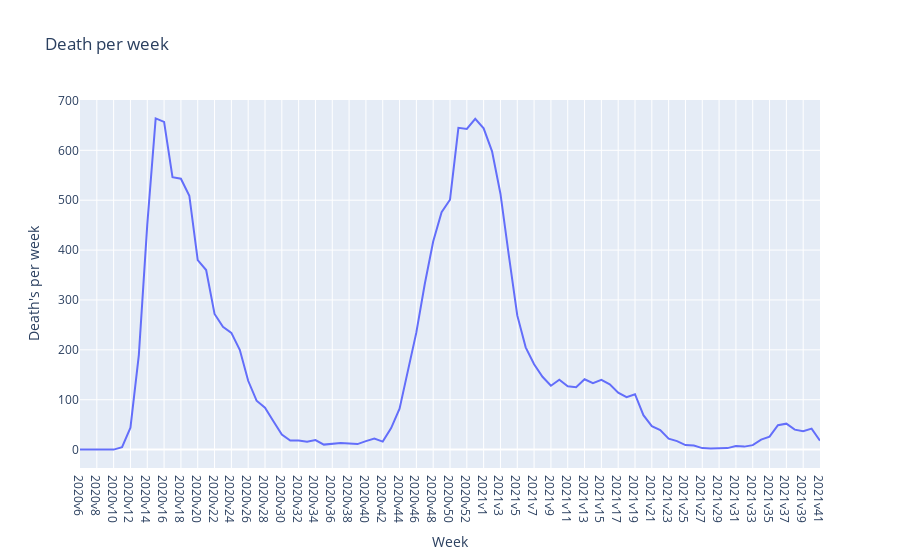

Notebook code cell kept with this figure:
### Code cell
## Plots the number of deaths against the number of deaths in plotyly express
fig = px.line(covid19_cases, x="Vecka", y="Antal_avlidna_vecka", title="Death per week",
        labels={"Vecka": "Week", "Antal_avlidna_vecka": "Death's per week"})
fig.update_layout(hovermode="x")
fig.update_xaxes(
    showspikes=True,
    spikedash="solid"
)
fig.show()
fig.write_html("visualizations/DeathPerWeek.html")

### Figure 1 — Plotly figure (JSON) as saved in the notebook; plotly's stock layout.template omitted (floating-point values rounded to 4 significant figures)
{"data": [{"hovertemplate": "Week=%{x}<br>Death's per week=%{y}<extra></extra>", "legendgroup": "", "line": {"color": "#636efa", "dash": "solid"}, "marker": {"symbol": "circle"}, "mode": "lines", "name": "", "orientation": "v", "showlegend": false, "type": "scatter", "x": ["2020v6", "2020v7", "2020v8", "2020v9", "2020v10", "2020v11", "2020v12", "2020v13", "2020v14", "2020v15", "2020v16", "2020v17", "2020v18", "2020v19", "2020v20", "2020v21", "2020v22", "2020v23", "2020v24", "2020v25", "2020v26", "2020v27", "2020v28", "2020v29", "2020v30", "2020v31", "2020v32", "2020v33", "2020v34", "2020v35", "2020v36", "2020v37", "2020v38", "2020v39", "2020v40", "2020v41", "2020v42", "2020v43", "2020v44", "2020v45", "2020v46", "2020v47", "2020v48", "2020v49", "2020v50", "2020v51", "2020v52", "2020v53", "2021v1", "2021v2", "2021v3", "2021v4", "2021v5", "2021v6", "2021v7", "2021v8", "2021v9", "2021v10", "2021v11", "2021v12", "2021v13", "2021v14", "2021v15", "2021v16", "2021v17", "2021v18", "2021v19", "2021v20", "2021v21", "2021v22", "2021v23", "2021v24", "2021v25", "2021v26", "2021v27", "2021v28", "2021v29", "2021v30", "2021v31", "2021v32", "2021v33", "2021v34", "2021v35", "2021v36", "2021v37", "2021v38", "2021v39", "2021v40", "2021v41"], "xaxis": "x", "y": [0, 0, 0, 0, 0, 5, 44, 190, 451, 664, 657, 546, 543, 509, 380, 360, 272, 246, 234, 200, 138, 98, 84, 57, 30, 18, 18, 16, 19, 10, 12, 13, 12, 11, 17, 22, 16, 43, 82, 157, 235, 332, 417, 476, 501, 645, 643, 663, 644, 598, 513, 389, 269, 205, 171, 146, 128, 140, 127, 125, 141, 133, 140, 131, 114, 105, 111, 69, 47, 39, 22, 17, 9, 8, 3, 2, 3, 3, 7, 6, 9, 20, 26, 49, 52, 40, 37, 42, 18], "yaxis": "y"}], "layout": {"hovermode": "x", "legend": {"tracegroupgap": 0}, "title": {"text": "Death per week"}, "xaxis": {"anchor": "y", "domain": [0, 1], "showspikes": true, "spikedash": "solid", "title": {"text": "Week"}}, "yaxis": {"anchor": "x", "domain": [0, 1], "title": {"text": "Death's per week"}}}}
